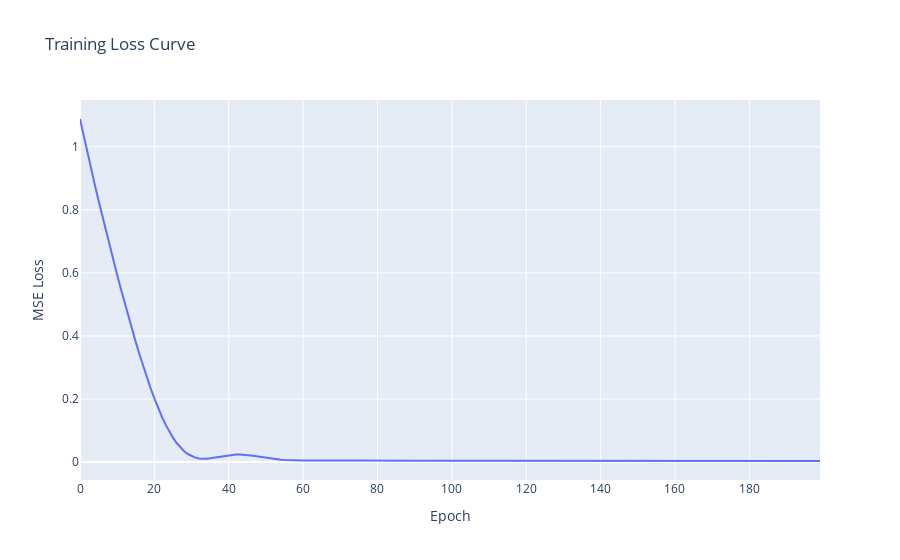
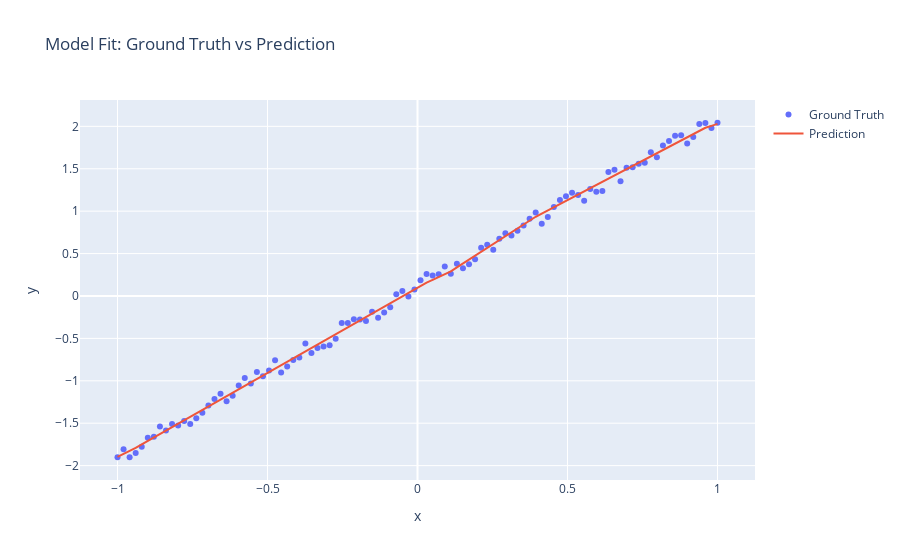

These figures' notebook cell, in order:
### Code cell
import plotly.graph_objects as go
import plotly.express as px

# Plotly: Loss curve
fig1 = go.Figure()
fig1.add_trace(go.Scatter(y=losses, mode='lines', name='Loss'))
fig1.update_layout(title='Training Loss Curve',
                   xaxis_title='Epoch',
                   yaxis_title='MSE Loss')
fig1.show()

# Cell 6: Plotly: Model prediction
x_cpu = x.cpu().squeeze()
y_cpu = y.cpu().squeeze()
pred_cpu = model(x).detach().cpu().squeeze()

fig2 = go.Figure()
fig2.add_trace(go.Scatter(x=x_cpu, y=y_cpu, mode='markers', name='Ground Truth'))
fig2.add_trace(go.Scatter(x=x_cpu, y=pred_cpu, mode='lines', name='Prediction'))
fig2.update_layout(title='Model Fit: Ground Truth vs Prediction',
                   xaxis_title='x',
                   yaxis_title='y')
fig2.show()
